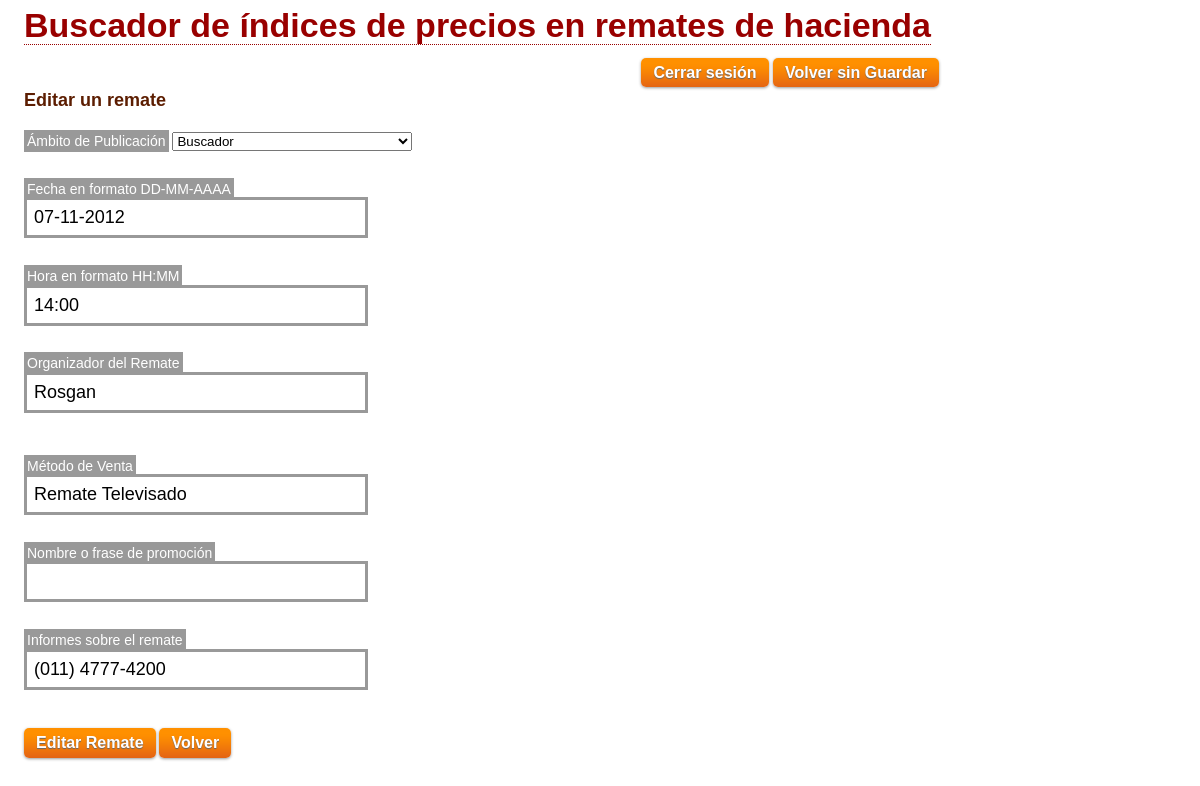
Before: /editar-remate.php?subasta=126 (signed in) with the older database file.
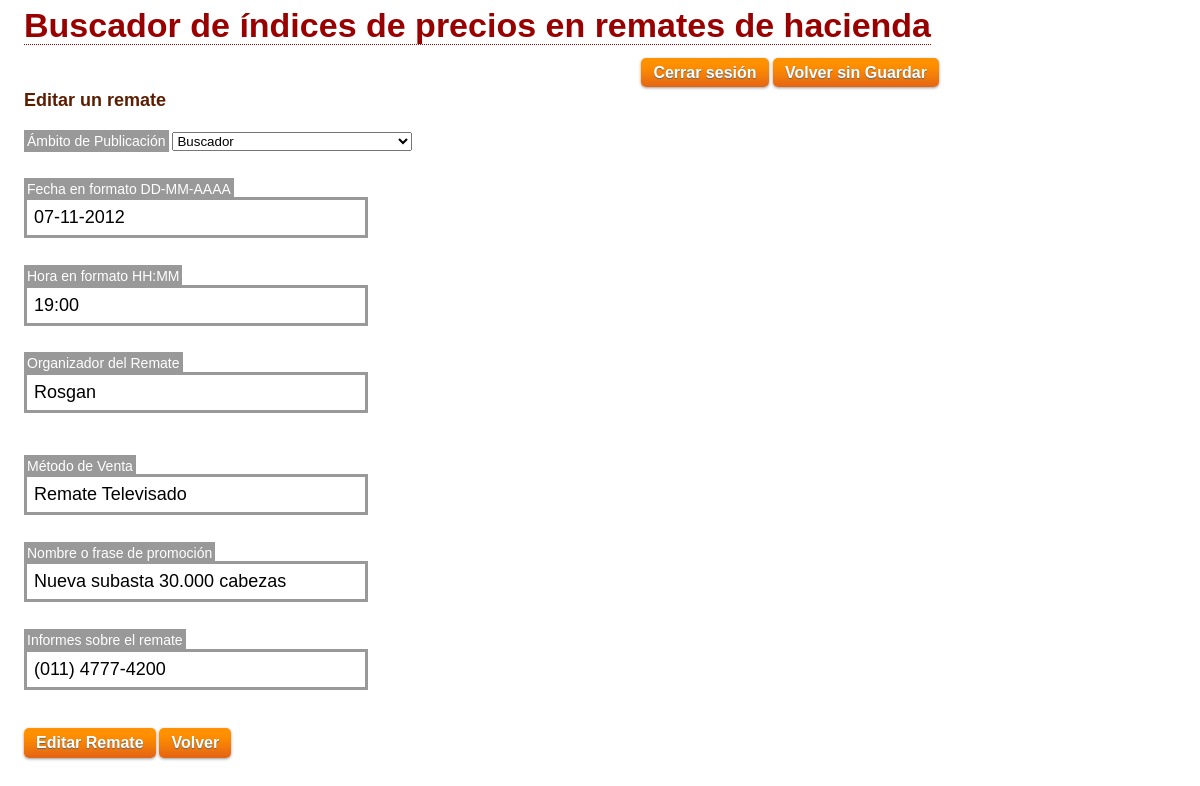
After: the same page with the newer database file.
### tables this page shows
CREATE TABLE IF NOT EXISTS `remates` (
  `remate_id` int(11) NOT NULL AUTO_INCREMENT,
  `fecha_re` date NOT NULL,
  `hora_re` varchar(5) NOT NULL DEFAULT '14:00',
  `organizador` varchar(100) DEFAULT NULL,
  `metodo` varchar(50) DEFAULT NULL,
  `logo_re` varchar(255) NOT NULL DEFAULT 'images/logos/rural.png',
  `nombre_re` varchar(50) DEFAULT NULL,
  `informes_re` varchar(50) NOT NULL DEFAULT '(011) 4777-4200',
  `status_re` int(1) NOT NULL DEFAULT '0',
  `cardinal_re` int(11) NOT NULL DEFAULT '0',
  PRIMARY KEY (`remate_id`)
);

### inc/class.hacienda.inc.php (called while the page is built, shortened)
<?php
class BipherHacienda
{
	private $_db;
	public function __construct($db=NULL)
	{
		if(is_object($db))
		{
			$this->_db = $db;
		}
		else
		{
			$dsn = "mysql:host=".DB_HOST.";dbname=".DB_NAME;
			$this->_db = new PDO($dsn, DB_USER, DB_PASS);
		}
	}
	public function cargarInfoRemate($subasta=NULL)
	{
		$subasta = $_GET['subasta'];
		$sql = "SELECT * FROM remates WHERE remate_id=:subasta";
		try
		{
			$stmt = $this->_db->prepare($sql);
			$stmt->bindParam(':subasta', $subasta, PDO::PARAM_INT);
			$stmt->execute();
			$linea = $stmt->fetch();
			return array($linea['remate_id'], $linea['fecha_re'], $linea['hora_re'], $linea['organizador'], $linea['metodo'], $linea['logo_re'], $linea['nombre_re'], $linea['informes_re'], $linea['status_re'], $linea['cardinal_re']);
		}
		catch(PDOException $e)
		{
			return FALSE;
		}
	}
}
?>

### editar-remate.php (the view, shortened to what this page needs)
<html <?php xm();?>>
<head>
</head>
<body>
<?php include_once 'comun/abre-body-usuario.php';?>
<?php if(!empty($_SESSION['LoggedIn']) && !empty($_SESSION['username'])): ?>
<?php
	include_once 'inc/class.hacienda.inc.php';
	$rema = new BipherHacienda($db);
	list($rid, $fecha, $hora, $organizador, $metodo, $logo, $nombre, $info, $sta, $cardinal) = $rema->cargarInfoRemate();
		$op0 = '';
	switch ($sta)
	{
		case 0:
			$op0 = 'selected="selected"';
		break;
	}
?>
		<h2>Editar un remate</h2>
			<br />
		<form method="post" action="db-interaccion/hacienda.php"
			id="editar-remate-form">
			<div>
				<label for="status_re">Ámbito de Publicación</label>
				<select id="status_re" name="status_re" class="desplazado">
					<option value="0" <?php echo $op0; ?>><?php echo ambitoDePublicacion(0)?></option>
				</select>
					<br /><br /><br />
				<label for="fecha_re">Fecha en formato DD-MM-AAAA </label>
				<input type="text" name="fecha_re" id="nueva-fecha" value="<?php echo darVueltaFecha($fecha); ?>" />
					<br /><br />
				<label for="hora_re">Hora en formato HH:MM </label>
				<input type="text" name="hora_re" id="nueva-hora" value="<?php echo $hora; ?>" />
					<br /><br />
				<label for="organizador">Organizador del Remate</label>
				<input type="text" name="organizador" id="organizador" value="<?php echo $organizador; ?>"  />
					<br />
					<br /><br />
				<label for="metodo">Método de Venta</label>
				<input type="text" name="metodo" id="metodo" value="<?php echo $metodo; ?>" />
					<br /><br />
				<label for="nombre_re">Nombre o frase de promoción </label>
				<input type="text" name="nombre_re" id="nombre_re" value="<?php echo $nombre; ?>" />
					<br /><br />
				<label for="informes_re">Informes sobre el remate</label>
				<input type="text" name="informes_re" id="informes_re" value="<?php echo $info; ?>" />
					<br /><br />
				<input type="submit" name="editarremate" id="editarremate" value="Editar Remate" class="button" />
				<input type="submit" name="atras" id="atras" value="Volver" class="button" />
			</div>
		</form>
<?php
	else:
?>
	<h2>Inicie Sesión...</h2>
<?php
	include_once 'comun/form-loguearse.txt';
	endif;
?>
	</div>
</body>
</html>

Changed rows visible on the page:
changed remates "Rosgan": hora_re "14:00" → "19:00"; nombre_re (not shown) → "Nueva subasta 30.000 cabezas"
